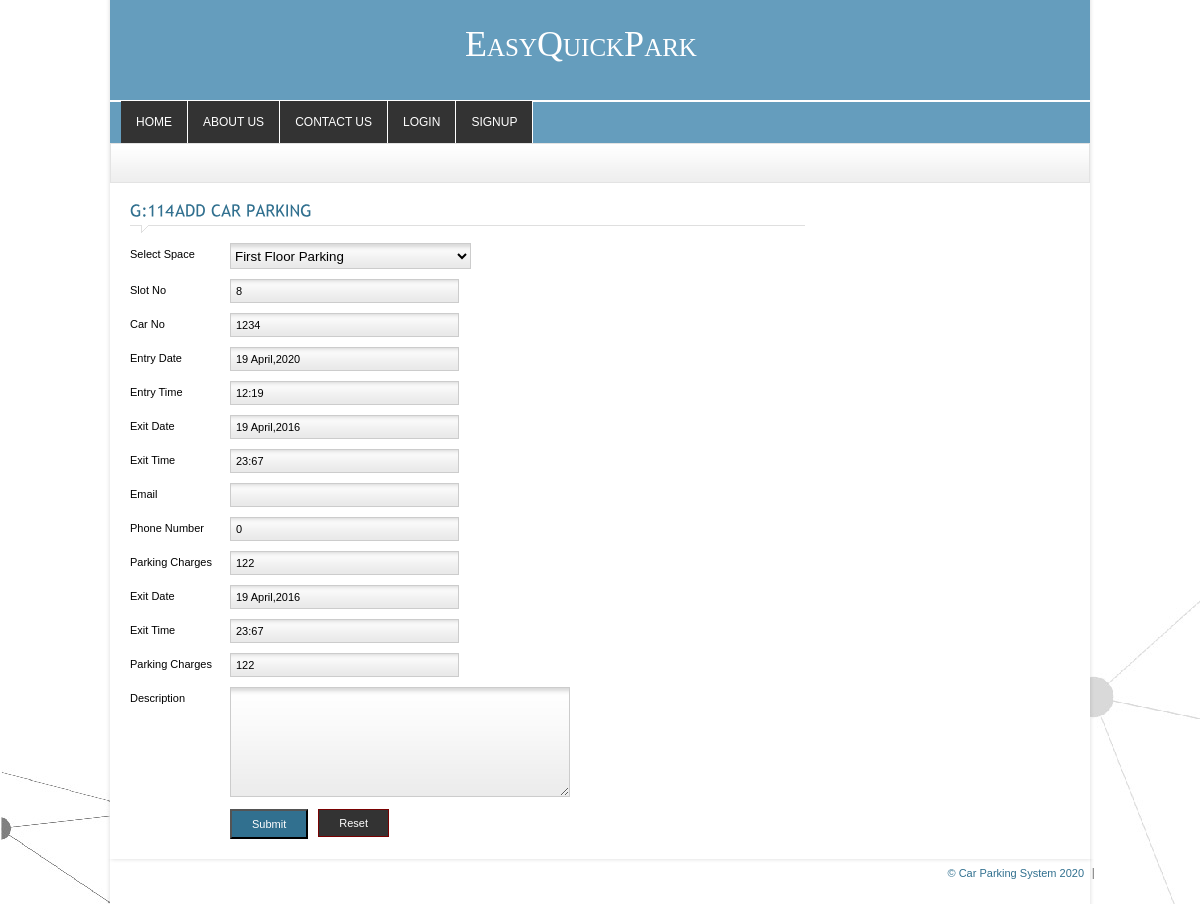
Screenshot of /parking.php?parking_id=2 with the database file from the repository.
### tables this page shows
CREATE TABLE `parking` (
  `parking_id` int(11) NOT NULL,
  `parking_space_id` varchar(255) NOT NULL,
  `parking_slot_number` varchar(255) NOT NULL,
  `parking_car_no` varchar(255) NOT NULL,
  `parking_intime` varchar(255) NOT NULL,
  `parking_outtime` varchar(255) DEFAULT NULL,
  `parking_entry_date` varchar(255) NOT NULL,
  `parking_exit_date` varchar(255) DEFAULT NULL,
  `parking_email` text NOT NULL,
  `parking_phonenumber` int(12) NOT NULL,
  `parking_charges` varchar(255) DEFAULT NULL,
  `parking_status` varchar(255) DEFAULT '1',
  `parking_description` varchar(255) DEFAULT NULL
);

### parking.php (the view, shortened to what this page needs)
<?php
	include_once("includes/header.php");
	if($_REQUEST[parking_id])
	{
		$SQL="SELECT * FROM `parking` WHERE parking_id = $_REQUEST[parking_id]";
		$rs=mysql_query($SQL) or die(mysql_error());
		$data=mysql_fetch_assoc($rs);
		$heading = "Add Car Parking";
	}
?>
	<div class="crumb">
    </div>
	<div id="content_sec">
		<div class="col1">
			<div class="contact">
				<h4 class="heading colr"><?=$heading?></h4>
				<form action="lib/parking.php" enctype="multipart/form-data" method="post" name="frm_parking">
					<ul class="forms">
						<li class="txt">Select Space</li>
						<li class="inputfield">
							<select name="parking_space_id" class="bar" required/>
								<?php echo get_new_optionlist("space","space_id","space_title",$data[parking_space_id]); ?>
						</li>
					</ul>
					<ul class="forms">
						<li class="txt">Slot No</li>
						<li class="inputfield"><input name="parking_slot_number" id="parking_slot_number" type="text" class="bar" required value="<?=$data[parking_slot_number]?>"/></li>
					</ul>
					<ul class="forms">
						<li class="txt">Car No</li>
						<li class="inputfield"><input name="parking_car_no" id="parking_car_no" type="text" class="bar" required value="<?=$data[parking_car_no]?>"/></li>
					</ul>
					<ul class="forms">
						<li class="txt">Entry Date</li>
						<li class="inputfield"><input name="parking_entry_date" id="parking_entry_date" type="text" class="bar" required value="<?=$data[parking_entry_date]?>"/></li>
					</ul>
					<ul class="forms">
						<li class="txt">Entry Time</li>
						<li class="inputfield"><input name="parking_intime" id="parking_intime" type="text" class="bar" required value="<?=$data[parking_intime]?>"/></li>
					</ul>
					<ul class="forms">
						<li class="txt">Exit Date</li>
						<li class="inputfield"><input name="parking_exit_date" id="parking_exit_date" type="text" class="bar" value="<?=$data[parking_exit_date]?>"/></li>
					</ul>
					<ul class="forms">
						<li class="txt">Exit Time</li>
						<li class="inputfield"><input name="parking_outtime" id="parking_outtime" type="text" class="bar" value="<?=$data[parking_outtime]?>"/></li>
					</ul>
					<ul class="forms">
						<li class="txt">Email</li>
						<li class="inputfield"><input name="parking_email" id="parking_email" type="text" class="bar" value="<?php $parking_email?>"/></li>
					</ul>
					<ul class="forms">
						<li class="txt">Phone Number</li>
						<li class="inputfield"><input name="parking_phonenumber" id="parking_email" type="text" class="bar" value="<?=$data[parking_phonenumber]?>"/></li>
					</ul>
					<ul class="forms">
						<li class="txt">Parking Charges</li>
						<li class="inputfield"><input name="parking_charges" id="parking_charges" type="text" class="bar" value="<?=$data[parking_charges]?>"/></li>
					</ul>
					<?php
					if(!$_REQUEST['space_id'] && !$_REQUEST['slot_no'])
					{
					?>
					<ul class="forms">
						<li class="txt">Exit Date</li>
						<li class="inputfield"><input name="parking_exit_date" id="parking_exit_date" type="text" class="bar" value="<?=$data[parking_exit_date]?>"/></li>
					</ul>
					<ul class="forms">
						<li class="txt">Exit Time</li>
						<li class="inputfield"><input name="parking_outtime" type="text" class="bar" value="<?=$data[parking_outtime]?>"/></li>
					</ul>
					<ul class="forms">
						<li class="txt">Parking Charges</li>
						<li class="inputfield"><input name="parking_charges" type="text" class="bar" value="<?=$data[parking_charges]?>"/></li>
					</ul>
					<ul class="forms">
						<li class="txt">Description</li>
						<li class="textfield"><textarea name="parking_description" cols="" rows="6"><?=$data[parking_description]?></textarea></li>
					</ul>
					<?php
					}
					?>
					<ul class="forms">
						<li class="txt">&nbsp;</li>
						<li class="textfield"><input type="submit" id="Submit" value="Submit" class="simplebtn" ></li>
						<li class="textfield"><input type="reset" value="Reset" class="resetbtn"></li>
					</ul>
				</form>
			</div>
		</div>
	</div>
<?php include_once("includes/footer.php"); ?>

### css/style.css (style rules this page uses)
* { padding:0px; margin:0px; }
body { background-color:#31708f; font-family:Arial, Helvetica, sans-serif; font-size:11px; color:#31708f; float:left; width:100%; }
.colr { color:#31708f !important; }
h4 { font-size:16px; font-weight:normal; }
.heading { padding:10px 0px 14px 0px !important; width:100% !important; margin-bottom:10px !important; text-transform:uppercase; background-image:url(../images/heading.gif); background-repeat:no-repeat; background-position:left bottom; }
input { font-size:11px; }
.simplebtn { background-color:#FFF; background-color:#31708f; padding:7px 20px; display:inline-block; color:#FFF; }
.resetbtn { background-color:#333; background-image:none; border:#790101 solid 1px; padding:7px 20px; display:inline-block; color:#FFF; margin-left:10px; }
#content_sec { width:940px; padding:10px 20px; margin-left:10px; background-color:#FFF; float:left; }
.col1 { width:675px; float:left; }
.crumb { width:958px; height:30px; padding:8px 10px 0px 10px; background-image:url(../images/crumb.gif); background-repeat:repeat-x; margin-left:10px; border:#e3e3e3 solid 1px; }
ul.forms { float:left; list-style:none; padding:0px 20px 10px 0px; }
ul.forms li { float:left; }
ul.forms li.txt { float:left; width:100px; color:#000; padding-top:5px; }
ul.forms li.inputfield { float:left; width:259px; }
ul.forms li.inputfield input.bar { width:229px; height:24px; background-image:url(../images/inputbar.gif); background-repeat:repeat-x; background-position:bottom; background-color:#fff; border:#cccccc solid 1px; padding:0px 5px; }
ul.forms li.inputfield select { width:241px; height:26px; background-image:url(../images/inputbar.gif); background-position:bottom; background-repeat:repeat-x; border:#cccccc solid 1px; background-color:transparent; }
ul.forms li.textfield { float:left; }
ul.forms li.textfield textarea { width:340px; height:110px; background-image:url(../images/inputbar_text.gif); background-repeat:repeat-x; background-position:top; border:#cccccc solid 1px; font-family:Arial, Helvetica, sans-serif; font-size:11px; padding:5px; background-color:#e8e8e8; }

### css/slider.css (style rules this page uses)
* { margin: 0; padding: 0; }

### rows the page displays
parking: parking_slot_number "8", parking_car_no "1234", parking_entry_date "19 April,2020", parking_intime "12:19", parking_exit_date "19 April,2016", parking_outtime "23:67", parking_phonenumber "0", parking_charges "122"

### other values shown
form field parking_space_id "First Floor Parking"
